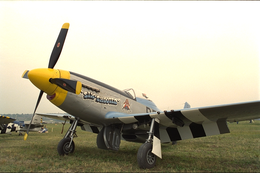
%> input picture airplane.png, 260 x 173 px, shrunk from 768 x 512 before the run, given in place of bird.png, which was not available
$ octave --eval "Test5;"   (GNU Octave 9; MATLAB toolbox functions it lacks are replaced by stand-ins)
%> lines starting %> are read from the running program, lines starting %| are printed output that depends on the picture; pictures that were not available may be replaced by others from this repository, and a replacement may not be noted
### Plot_Color.m
function [ psnr_rgb_array psnr_ycocg_array psnr_ycucv_array psnr_o1o2o3_array bpp_rgb_array bpp_ycocg_array bpp_ycucv_array bpp_o1o2o3_array ] = Plot_Color( image )
%> called with image = 'bird.png'
%Generate plots for color image watermarking

if ( ischar( image ) == 1 )
    % If input image is the name of the image file
    p = imread( image );
%> p is the input picture: size 173x260x3 uint8; mean R, G, B 180.6, 176.3, 154.7
    p = double( p );
%> p: size 173x260x3 double
else
    % If input image is the pixel matrix itself
    p = double( image );
end
[ nr nc nl ] = size( p );
%> nr = 173; nc = 260; nl = 3

% Initialization
psnr_rgb_array = [ ];
psnr_ycocg_array = [ ];
psnr_ycucv_array = [ ];
psnr_o1o2o3_array = [ ];

bpp_rgb_array = [ ];
bpp_ycocg_array = [ ];
bpp_ycucv_array = [ ];
bpp_o1o2o3_array = [ ];

for bpp = 0.05:0.05:2
    disp(num2str(bpp));
    len_wm = floor( bpp*nr*nc );
%> len_wm = 2249
    [ psnr_rgb psnr_ycocg psnr_ycucv psnr_o1o2o3 lenwm_rgb lenwm_ycocg lenwm_ycucv lenwm_o1o2o3] = Color_watermark_data( image, len_wm );
    psnr_rgb_array = horzcat( psnr_rgb_array, psnr_rgb );
    psnr_ycocg_array = horzcat( psnr_ycocg_array, psnr_ycocg );
    psnr_ycucv_array = horzcat( psnr_ycucv_array, psnr_ycucv );
    psnr_o1o2o3_array = horzcat( psnr_o1o2o3_array, psnr_o1o2o3 );

    bpp_rgb = lenwm_rgb / ( nr*nc );
    bpp_rgb_array = horzcat( bpp_rgb_array, bpp_rgb );
    bpp_ycocg = lenwm_ycocg / ( nr*nc );
    bpp_ycocg_array = horzcat( bpp_ycocg_array, bpp_ycocg );
    bpp_ycucv = lenwm_ycucv / (nr*nc);
    bpp_ycucv_array = horzcat( bpp_ycucv_array, bpp_ycucv );
    bpp_o1o2o3 = lenwm_o1o2o3 / (nr*nc);
    bpp_o1o2o3_array = horzcat( bpp_o1o2o3_array, bpp_o1o2o3 );


    if( ( len_wm > lenwm_rgb ) && ( len_wm > lenwm_ycocg ) &&( len_wm > lenwm_ycucv ) && ( len_wm > lenwm_o1o2o3 ))
        break;
    end
    disp(' ');
end

% [10 lines of commented-out code are left out]
 figure;
 axes1 = axes('Parent',figure,'FontWeight','bold','FontSize',24);
 box(axes1,'on');
 hold(axes1,'all');
 xlabel('Embedded bpp','FontWeight','bold','FontSize',24);
 ylabel('PSNR(db)','FontWeight','bold','FontSize',24);
 plot(bpp_rgb_array,psnr_rgb_array,'b');
 hold on; plot(bpp_ycocg_array,psnr_ycocg_array,'r'); hold off;
 hold on; plot(bpp_ycucv_array,psnr_ycucv_array,'g');hold off;
 hold on; plot(bpp_o1o2o3_array,psnr_o1o2o3_array,'y');hold off;
%legends('RGB','YCoCg');


end

### Color_watermark_data.m
function [ psnr_rgb psnr_ycocg psnr_ycucv psnr_o1o2o3 lenwm_rgb lenwm_ycocg lenwm_ycucv lenwm_o1o2o3] = Color_watermark_data( image, len_wm )
%> called with image = 'bird.png', len_wm = 2249
%function [ psnr_rgb psnr_ybr lenwm_rgb lenwm_ybr ] = Color_watermark_data( image, len_wm )
%To Collect PSNR Results of color image watermarking

if ( ischar( image ) == 1 )
    % If input image is the name of the image file
    rgb = imread( image );
    rgb = double( rgb );
else
    % If input image is the pixel matrix itself
    rgb = double( image );
end
[ nr nc nl ] = size( rgb );
%> nr = 173; nc = 260; nl = 3

watermark = randi( [0 1], 1, len_wm );

%---------------------- Watermark RGB space--------------------------------
%--------------------------------------------------------------------------

wm_rgb = rgb;
[ wm_rgb(:,:,3) lenwm_rgb_3 ov3 ] = EmbedWatermarkInterpolation( rgb(:,:,3), watermark );

if( lenwm_rgb_3 < len_wm )
    watermark = randi( [0 1], 1, ( len_wm - lenwm_rgb_3 ) );
    [ wm_rgb(:,:,1) lenwm_rgb_1 ov1 ] = EmbedWatermarkInterpolation( rgb(:,:,1), watermark );
else
    lenwm_rgb_1 = 0;
end
if( ( lenwm_rgb_3 + lenwm_rgb_1 ) < len_wm )
    watermark = randi( [0 1], 1, ( len_wm - lenwm_rgb_3 - lenwm_rgb_1 ) );
    [ wm_rgb(:,:,2) lenwm_rgb_2 ov2 ] = EmbedWatermarkInterpolation( rgb(:,:,2), watermark );
else
    lenwm_rgb_2 = 0;
end
lenwm_rgb = lenwm_rgb_1 + lenwm_rgb_2 + lenwm_rgb_3;
disp( ['Watermarked RGB space: ', num2str(lenwm_rgb), ' pure watermark bits.']  );

psnr_rgb = PSNR( rgb, wm_rgb );

%----------------------YCoCg-R color space---------------------------------
%--------------------------------------------------------------------------

% Transform color space
ycocg = rgb2ycocg( rgb );

% Separate integer and fractional parts
ycocg_i = floor( ycocg );
ycocg_f = ycocg - ycocg_i;

watermark = randi( [0 1], 1, len_wm );

% Watermark YCoCg space, integer part
wm_ycocg = ycocg_i;
[ wm_ycocg(:,:,2) lenwm_ycocg_2 ov2 ] = EmbedWatermarkInterpolation( ycocg_i(:,:,2), watermark );
if( lenwm_ycocg_2 < len_wm )
    watermark = randi( [0 1], 1, ( len_wm - lenwm_ycocg_2 ) );
    [ wm_ycocg(:,:,3) lenwm_ycocg_3 ov3 ] = EmbedWatermarkInterpolation( ycocg_i(:,:,3), watermark );
else
    lenwm_ycocg_3 = 0;
end
if( ( lenwm_ycocg_3 + lenwm_ycocg_2 ) < len_wm )
    watermark = randi( [0 1], 1, ( len_wm - lenwm_ycocg_3 - lenwm_ycocg_2 ) );
    [ wm_ycocg(:,:,1) lenwm_ycocg_1 ov1 ] = EmbedWatermarkInterpolation( ycocg_i(:,:,1), watermark );
else
    lenwm_ycocg_1 = 0;
end
lenwm_ycocg = lenwm_ycocg_1 + lenwm_ycocg_2 + lenwm_ycocg_3;
disp( ['Watermarked YCoCgspace: ', num2str(lenwm_ycocg), ' pure watermark bits.'] );

% Combine watermarked integer part and original fractional part
wm_ycocg1 = wm_ycocg + ycocg_f;
% Convert to RGB
ycocg_rgb = ycocg2rgb( wm_ycocg1 ); % This is actual output

%psnr_ybr = PSNR( image, y2rgb );
%psnr_ycocg = PSNR( wm_ycocg, ycocg_i );
psnr_ycocg = PSNR( rgb, ycocg_rgb );

%-----------------------YUV color space------------------------------------
%--------------------------------------------------------------------------

% Transform color space
ycucv = rgb2YCuCv( rgb );

% Separate integer and fractional parts
ycucv_i = floor( ycucv );
ycucv_f = ycucv - ycucv_i;

watermark = randi( [0 1], 1, len_wm );

% Watermark YCoCg space, integer part
wm_ycucv = ycucv_i;
[ wm_ycucv(:,:,2) lenwm_ycucv_2 ov2 ] = EmbedWatermarkInterpolation( ycucv_i(:,:,2), watermark );
if( lenwm_ycucv_2 < len_wm )
    watermark = randi( [0 1], 1, ( len_wm - lenwm_ycucv_2 ) );
    [ wm_ycucv(:,:,3) lenwm_ycucv_3 ov3 ] = EmbedWatermarkInterpolation( ycucv_i(:,:,3), watermark );
else
    lenwm_ycucv_3 = 0;
end
if( ( lenwm_ycucv_3 + lenwm_ycucv_2 ) < len_wm )
    watermark = randi( [0 1], 1, ( len_wm - lenwm_ycucv_3 - lenwm_ycucv_2 ) );
    [ wm_ycucv(:,:,1) lenwm_ycucv_1 ov1 ] = EmbedWatermarkInterpolation( ycucv_i(:,:,1), watermark );
else
    lenwm_ycucv_1 = 0;
end
lenwm_ycucv = lenwm_ycucv_1 + lenwm_ycucv_2 + lenwm_ycucv_3;
disp( ['Watermarked YCuCvspace: ', num2str(lenwm_ycucv), ' pure watermark bits.'] );

% Combine watermarked integer part and original fractional part
wm_ycucv1 = wm_ycucv + ycucv_f;
% Convert to RGB
ycucv_rgb = YCuCv2rgb( wm_ycucv1 ); % This is actual output

%psnr_ybr = PSNR( image, y2rgb );
%psnr_yuv = PSNR( wm_yuv, yuv_i );
psnr_ycucv = PSNR( rgb, ycucv_rgb );

%--------------------------------------o1o2o3 color space------------------
%--------------------------------------------------------------------------

% Transform color space
o1o2o3 = rgb2o1o2o3( rgb );

% Separate integer and fractional parts
o1o2o3_i = floor( o1o2o3 );
o1o2o3_f = o1o2o3 - o1o2o3_i;

watermark = randi( [0 1], 1, len_wm );

% Watermark YCoCg space, integer part
wm_o1o2o3 = o1o2o3_i;
[ wm_o1o2o3(:,:,2) lenwm_o1o2o3_2 ov2 ] = EmbedWatermarkInterpolation( o1o2o3_i(:,:,2), watermark );
if( lenwm_o1o2o3_2 < len_wm )
    watermark = randi( [0 1], 1, ( len_wm - lenwm_o1o2o3_2 ) );
    [ wm_o1o2o3(:,:,3) lenwm_o1o2o3_3 ov3 ] = EmbedWatermarkInterpolation( o1o2o3_i(:,:,3), watermark );
else
    lenwm_o1o2o3_3 = 0;
end
if( ( lenwm_o1o2o3_3 + lenwm_o1o2o3_2 ) < len_wm )
    watermark = randi( [0 1], 1, ( len_wm - lenwm_o1o2o3_3 - lenwm_o1o2o3_2 ) );
    [ wm_o1o2o3(:,:,1) lenwm_o1o2o3_1 ov1 ] = EmbedWatermarkInterpolation( o1o2o3_i(:,:,1), watermark );
else
    lenwm_o1o2o3_1 = 0;
end
lenwm_o1o2o3 = lenwm_o1o2o3_1 + lenwm_o1o2o3_2 + lenwm_o1o2o3_3;
disp( ['Watermarked YCuCvspace: ', num2str(lenwm_o1o2o3), ' pure watermark bits.'] );

% Combine watermarked integer part and original fractional part
wm_o1o2o31 = wm_o1o2o3 + o1o2o3_f;
% Convert to RGB
o1o2o3_rgb = o1o2o32rgb( wm_o1o2o31 ); % This is actual output

%psnr_ybr = PSNR( image, y2rgb );
%psnr_yuv = PSNR( wm_yuv, yuv_i );
psnr_o1o2o3 = PSNR( rgb, o1o2o3_rgb );


end

### EmbedWatermarkInterpolation.m
function [ watermarked_image len_wm overhead ] = EmbedWatermarkInterpolation( image, watermark )
%[ watermarked_image ] = EmbedWatermarkInterpolation( image )
%   Embeds 'watermark' into 'image' using interpolation technique.

if ( ischar(image) == 1 )
    %If input 'image' is the name of the image file
    p = PrintImageMatrix(image);
else
    %If input 'image' the pixel matrix itself
    p = image;
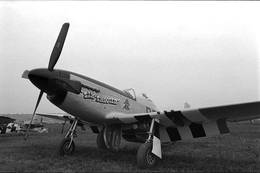
%> p: size 173x260 double; min 0, max 255, mean 154.7
end
p = double(p);
[nr nc] = size(p);
%> nr = 173; nc = 260

[ x e ] = Interpolate( p );
[hist LM RM] = CreateErrorHistogram(e);

%Create bitstream to be embedded-------------------------------------------
% Location Map for overflow or underflow.
len_locmap = 0; % Total no. of pixels with values 0, 255, 1, 254.
for i = 1:nr
    for j = 1:nc
        % Only 254 or 1 can change to 255 and 0 respectively
        % So we take max length (for 0,255,1,254)
        % actual loc map consists of those pixel positions which are either
        % 0, 255 or have changed to 0, 255.
        % So actual length may be smaller than len_locmap.
        if( ( p(i,j) == 0 ) || ( p(i,j) == 255 ) || ( p(i,j) == 1 ) || ( p(i,j) == 254 ) )
            len_locmap = len_locmap + 1;
        end
    end
end

%watermarked_image = zeros(nr,nc);
watermarked_image = p;
e_new = e; % Altered errors
poswm = 0; % To keep track of bits to be embedded
cnt = 0; % To find Maximum Embedding capacity
locmap = [ ]; % To prevent overflow/underflow

% Get Maximum Capacity-----------------------------------------------------
for i = 1:nr
    for j = 1:nc

        if( ( p(i,j) == 0 ) || ( p(i,j) == 255 ) )
        else
            if( e(i,j) == 999 )
            elseif( e(i,j) <= LM )
                if( e(i,j) == LM )
                    cnt = cnt + 1;
                end
            elseif( e(i,j) >= RM )
                if( e(i,j) == RM )
                    cnt = cnt + 1;
                end
            end
        end
    end
end

disp( ['Maximum Embedding Capacity : ', num2str( cnt - 18 - len_locmap ), ' bits.'] );
if( numel( watermark ) > ( cnt - 18 - len_locmap ) )
    watermark = watermark( 1, 1:( cnt - 18 - len_locmap ) );
end
len_wm = numel( watermark );

% Store just 18 bits for 2 signed integers along with 'len_locmap' bits for
% overflow/underflow.
k = 1;
for i = 1:nr
    for j = 1:nc
        if( (i == 1) || (j == 1) || (i == 8) || (j == 8) )
            if( (mod(i,2)==1) && (mod(j,2)==0) )
                if( k <= ( 18 + len_locmap ) )
                    watermark = horzcat( watermark, LSB(p(i,j)) );
                    k = k + 1;
                end
            elseif( (mod(i,2)==0) && (mod(j,2)==1) )
                if( k <= ( 18 + len_locmap ) )
                    watermark = horzcat( watermark, LSB(p(i,j)) );
                    k = k + 1;
                end
            end
        end
    end
end

[nrwm ncwm] = size(watermark);

% Embed--------------------------------------------------------------------
for i = 1:nr
    for j = 1:nc

        if( ( p(i,j) == 0 ) || ( p(i,j) == 255 ) )
            locmap = horzcat( locmap, 0 );

        else
            if( e(i,j) == 999 ) % Do not Embed (Low resolution or marginal pixels)
                watermarked_image(i,j) = p(i,j);

            elseif( e(i,j) <= LM )
                sign_e = -1; % sign(e) = -1 if e in LE i.e. <= LM
                if( e(i,j) == LM ) % Embed next bit
                    %cnt = cnt + 1;
                    if( poswm < ncwm ) % More bits to embed
                        poswm = poswm + 1;
                        b = watermark(1,poswm);
                    else
                        b = 0; % No more bits => e will be same
                    end
                    e_new(i,j) = e(i,j) + sign_e * b;
                elseif( e(i,j) < LM ) % Embed 1
                    e_new(i,j) = e(i,j) + sign_e * 1;
                end
                watermarked_image(i,j) = x(i,j) - e_new(i,j);
                % update locmap
                if( ( watermarked_image(i,j) == 0 ) || ( watermarked_image(i,j) == 255 ) )
                    locmap = horzcat( locmap, 1 );
                end

            elseif( e(i,j) >= RM )
                sign_e = 1; % sign(e) = 1 if e in RE i.e. <= RM
                if( e(i,j) == RM ) % Embed next bit
                    %cnt = cnt + 1;
                    if( poswm < ncwm ) % More bits to embed
                        poswm = poswm + 1;
                        b = watermark(1,poswm);
                    else
                        b = 0;  % No more bits => e will be same
                    end
                    e_new(i,j) = e(i,j) + sign_e * b;
                elseif( e(i,j) > RM ) % Embed 1
                    e_new(i,j) = e(i,j) + sign_e * 1;
                end
                watermarked_image(i,j) = x(i,j) - e_new(i,j);
                % update locmap
                if( ( watermarked_image(i,j) == 0 ) || ( watermarked_image(i,j) == 255 ) )
                    locmap = horzcat( locmap, 1 );
                end

            end

        end
    end
end

disp(['Embedded ', num2str(len_wm), ' pure watermark bits.']);

% [8 lines of commented-out code are left out]
temp = EightBits(LM);
LM_bin = zeros(1,9);
if( LM < 0 )
    LM_bin(1,1) = 1;
else
    LM_bin(1,1) = 0;
end
for i = 1:8
    if( temp(1,i) == '0' )
        LM_bin(1,(i+1)) = 0;
    elseif( temp(1,i) == '1' )
        LM_bin(1,(i+1)) = 1;
    end
end
temp = EightBits(RM);
RM_bin = zeros(1,8);
if( RM < 0 )
    RM_bin(1,1) = 1;
else
    RM_bin(1,1) = 0;
end
for i = 1:8
    if( temp(1,i) == '0' )
        RM_bin(1,(i+1)) = 0;
    elseif( temp(1,i) == '1' )
        RM_bin(1,(i+1)) = 1;
    end
end

% Concatenate binary reps of LM and RM and locmap
b = horzcat(LM_bin,RM_bin,locmap);
[ nrb ncb ] = size(b);
overhead = b;
% [23 lines of commented-out code are left out]

end

### Interpolate.m
function [ x e ] = Interpolate( image )
%[ x e ] = Interpolation( image )
%   Returns the interpolated matrix of 'image' along with the error matrix.

if ( ischar(image) == 1 )
    %If input 'image' is the name of the image file
    p = PrintImageMatrix(image);
else
    %If input 'image' the pixel matrix itself
    p = image;
end
p = double(p);
[nr nc] = size(p);
%> nr = 173; nc = 260

x = (-1) * ones(nr,nc);
% Create Margin
for i = 1:nr
    for j = 1:nc
        if( ( i == 1 ) || ( j == 1 ) || ( i == nr ) || ( j == nc ) )
            x(i,j) = p(i,j);
        end
    end
end

% Down Sample => Get the Low Resolution Pixels
for i = 1:nr
    for j = 1:nc
        if( ( mod(i,2) == 1 ) && ( mod(j,2) == 1 ) )
            x(i,j) = p(i,j);
        end
    end
end
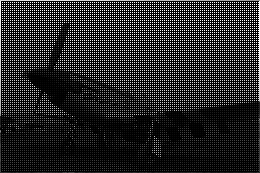
%> x: size 173x260 double; min -1, max 255, mean 39.7; drawn with min black and max white

% Error Matrix
e = 999*ones(nr,nc);

% STEP I (center high resolution pixels)
for i = 1:(nr/2 - 1)
    for j = 1:(nc/2 - 1)
        %disp('************************')
        x_45 = ( x((2*i-1),(2*j+1)) + x((2*i+1),(2*j-1)) ) / 2;
        x_135 = ( x((2*i-1),(2*j-1)) + x((2*i+1),(2*j+1)) ) / 2;
        u = ( x((2*i-1),(2*j+1)) + x((2*i+1),(2*j-1)) + x((2*i-1),(2*j-1)) + x((2*i+1),(2*j+1)) ) / 4;
        S45 = [ x((2*i-1),(2*j+1)), x_45, x((2*i+1),(2*j-1)) ];
        S135 = [ x((2*i-1),(2*j-1)), x_135, x((2*i+1),(2*j+1)) ];
        sigma_e45 = ( (S45(1) - u)*(S45(1) - u) + (S45(2) - u)*(S45(2) - u) + (S45(3) - u)*(S45(3) - u) ) / 3;
        sigma_e135 = ( (S135(1) - u)*(S135(1) - u) + (S135(2) - u)*(S135(2) - u) + (S135(3) - u)*(S135(3) - u) ) / 3;
        w45 = sigma_e135 / ( sigma_e45 + sigma_e135 );
        w135 = 1 - w45;
        if( (sigma_e45 == 0) && (sigma_e135 == 0) )
            x((2*i),(2*j)) = u;
        else
            x((2*i),(2*j)) = round( w45*x_45 + w135*x_135 );
        end
        e((2*i),(2*j)) = x((2*i),(2*j)) - p((2*i),(2*j));
    end
end
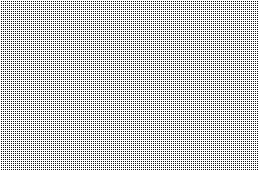
%> e: size 173x260 double; min -99, max 999, mean 755.4; drawn with min black and max white
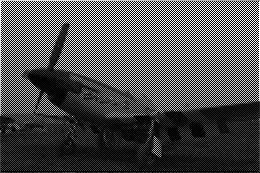
%> x: size 173x260 double; min -1, max 255, mean 77.9; drawn with min black and max white

% STEP II (residual high resolution pixels)
for i = 2:(nr-1)
    for j = 2:(nc-1)
        if( mod((i+j),2) == 1 )
            %disp('************************')
            x_0 = ( x(i,j-1) + x(i,j+1) ) / 2;
            x_90 = ( x(i-1,j) + x(i+1,j) ) / 2;
            u = ( x(i,j-1) + x(i,j+1) + x(i-1,j) + x(i+1,j) ) / 4;
            S0 = [ x(i,j-1), x_0, x(i,j+1) ];
            S90 = [ x(i-1,j), x_90, x(i+1,j) ];
            sigma_e0 = ( (S0(1) - u)*(S0(1) - u) + (S0(2) - u)*(S0(2) - u) + (S0(3) - u)*(S0(3) - u) ) / 3;
            sigma_e90 = ( (S90(1) - u)*(S90(1) - u) + (S90(2) - u)*(S90(2) - u) + (S90(3) - u)*(S90(3) - u) ) / 3;
            w0 = sigma_e90 / ( sigma_e0 + sigma_e90 );
            w90 = 1 - w0;
            if( (sigma_e0 == 0) && (sigma_e90 == 0) )
                x(i,j) = u;
            else
                x(i,j) = round( w0*x_0 + w90*x_90 );
            end
            e(i,j) = x(i,j) - p(i,j);
        end
    end
end
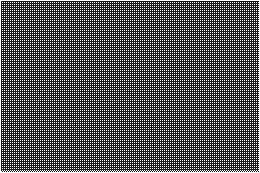
%> e: size 173x260 double; min -119, max 999, mean 265.3; drawn with min black and max white
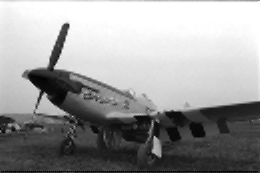
%> x: size 173x260 double; min -1, max 255, mean 154.3; drawn with min black and max white
%> after the loop, S0 = [-1 30 61]; S90 = [61 54.5 48]; sigma_e0 = 790.7; sigma_e90 = 178.2; u = 42.25; w0 = 0.184; w90 = 0.816; x_0 = 30; x_90 = 54.5

end

### CreateErrorHistogram.m
function [ histogram LM RM ] = CreateErrorHistogram( e )
%[ histogram ] = CreateHistogram( e )
%   Creates histogram of errors.

[nr nc] = size(e);

% Compute Range of Errors
max_err = e(2,2);
%> max_err = -8
min_err = e(2,2);
%> min_err = -8
x = e; % To compute distinct elements of e
for i = 1:nr
    for j = 1:nc
        if( e(i,j) == 999 )
            x(i,j) = 0;
        elseif( e(i,j) > max_err )
            max_err = e(i,j);
        elseif( e(i,j) < min_err )
            min_err = e(i,j);
        end
    end
end
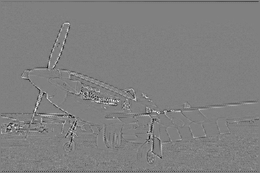
%> x: size 173x260 double; min -119, max 118, mean -0.3; drawn with min black and max white
%> after the loop, max_err = 118; min_err = -119

% Initialize
histogram = struct('error', [ ], 'count', [ ]);
ue = unique(x); % Contains the unique/distinct elements of e
%> ue = 183 values from -119 to 118
[nrue ncue] = size(ue);
%> nrue = 183; ncue = 1
for i = 1:nrue
    histogram(1,i).error = ue(i);
    histogram(1,i).count = 0;
end
%> after the loop, histogram = 183 items; first 5, error and count: -119 0, -113 0, -100 0, -99 0, -97 0

% Create Histogram
for i = 1:nr
    for j = 1:nc
        if( e(i,j) == 999 )
            ;
        else
            for k = 1:nrue
                if( e(i,j) == histogram(1,k).error )
                    histogram(1,k).count = histogram(1,k).count + 1;
                end
            end
        end
    end
end
% display
% for j = 1:nrue
%     disp(['histogram(',num2str(j),').error -> ',num2str( histogram(1,j).error ),', count -> ',num2str( histogram(1,j).count )])
% end

% Compute LM RM
max_count = -1;
for i = 1:nrue
     X(i) = histogram(1,i).error; % For Plot
     Y(i) = histogram(1,i).count; % For Plot
    if( histogram(1,i).count > max_count )
        max_count = histogram(1,i).count;
        LM = histogram(1,i).error;
    end
end
second_max_count = -1;
for i = 1:nrue
    if( histogram(1,i).count == max_count )
        ;
    elseif( histogram(1,i).count > second_max_count )
        second_max_count = histogram(1,i).count;
        RM = histogram(1,i).error;
    end
end

% [41 lines of commented-out code are left out]

end

### test5.m
function [ ] = Test5( )
%UNTITLED Summary of this function goes here
%   Detailed explanation goes here

wm = randi( [0 1], 1, 9999999 );
disp('%%%%%%%%%%%%%%%%%%%%%%%%')
disp('BIRD')
[ wm_rgb ycocg_rgb ycucv_rgb o1o2o3_rgb] = Plot_Color( 'bird.png' );
disp(' ');
disp('CAP')
[ wm_rgb ycocg_rgb ycucv_rgb o1o2o3_rgb] = Plot_Color( 'cap.png');
disp(' ');
disp('CYCLE')
[ wm_rgb ycocg_rgb ycucv_rgb o1o2o3_rgb] = Plot_Color( 'cycle.png' );
disp(' ');
disp('HOUSE')
[ wm_rgb ycocg_rgb ycucv_rgb o1o2o3_rgb] = Plot_Color( 'house.png' );
disp(' ');
% [6 lines of commented-out code are left out]
disp('SEA')
[ wm_rgb ycocg_rgb ycucv_rgb o1o2o3_rgb] = Plot_Color( 'sea.png' );
disp(' ');
disp('TOWER')
% [14 lines of commented-out code are left out]
disp('NATURE')
[ wm_rgb ycocg_rgb ycucv_rgb o1o2o3_rgb] = Plot_Color( 'nature.png' );
disp(' ');
end
%> (the run ends here)
